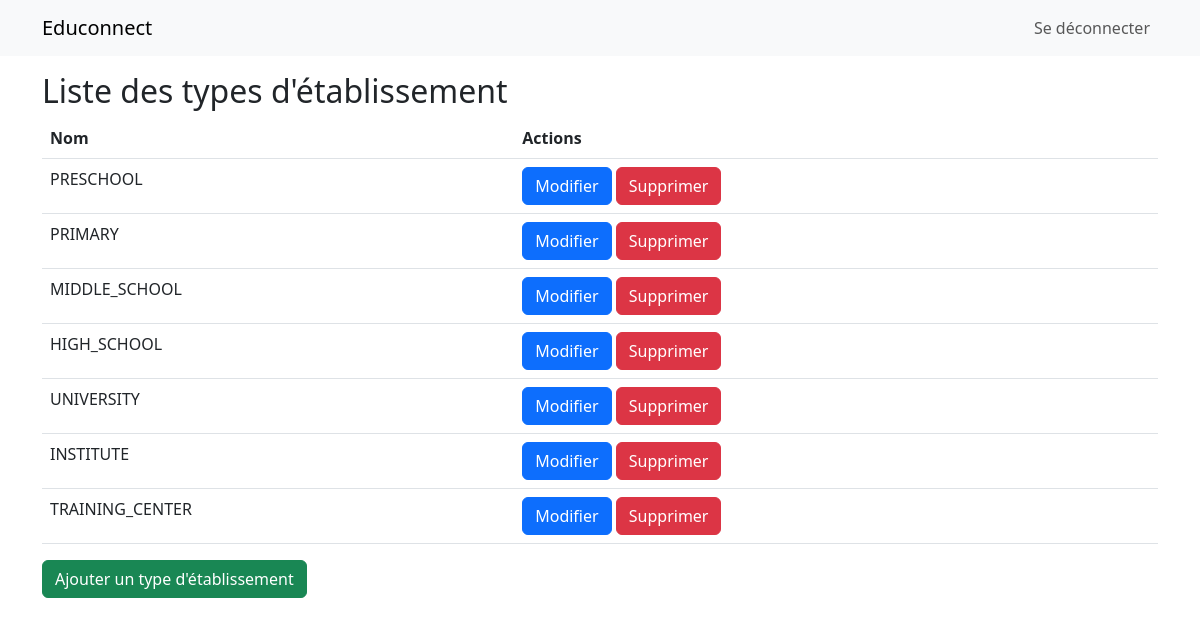
Screenshot of /establishment_types/ (signed in) with the database file from the repository.
### etablissements/models.py (models this page shows, shortened)
class EstablishmentType(models.Model):
    NAMES = (
        ('PRESCHOOL', 'Preschool'),
        ('PRIMARY', 'Primary'),
        ('MIDDLE_SCHOOL', 'Middle School'),
        ('HIGH_SCHOOL', 'High School'),
        ('UNIVERSITY', 'University'),
        ('INSTITUTE', 'Institute'),
        ('TRAINING_CENTER', 'Training Center'),
    )
    id = models.AutoField(primary_key=True)
    name = models.CharField('Name', max_length=50, choices=NAMES, unique=True)
    class Meta:
        verbose_name = 'Establishment Type'
        verbose_name_plural = 'Establishment Types'

### etablissements/views.py (the view)
# urls.py: path('establishment_types/', views.EstablishmentTypeListView, name='establishment_type_list'),
@user_passes_test(is_admin, login_url='/login/')
def EstablishmentTypeListView(request):
    establishmentTypes = EstablishmentType.objects.all()
    return render(request, 'etablissements/establishment_type_list.html', {'establishmentTypes': establishmentTypes})

### etablissements/views.py (called while the page is built)
def is_admin(user):
    return user.is_admin

### etablissements/templates/etablissements/establishment_type_list.html
{% extends 'base.html' %}
{% block content %}
  <h2>Liste des types d'établissement</h2>
  <table class="table">
    <thead>
      <tr>
        <th>Nom</th>
        <th>Actions</th>
      </tr>
    </thead>
    <tbody>
      {% for etype in establishmentTypes %}
        <tr>
          <td>{{ etype.name }}</td>
          <td>
            <a href="{% url 'establishment_type_edit' etype.pk %}" class="btn btn-primary">Modifier</a>
            <a href="{% url 'establishment_type_delete' etype.pk %}" class="btn btn-danger">Supprimer</a>
          </td>
        </tr>
      {% empty %}
        <tr>
          <td colspan="2">Aucun type d'établissement trouvé.</td>
        </tr>
      {% endfor %}
    </tbody>
  </table>
  <a href="{% url 'establishment_type_add' %}" class="btn btn-success">Ajouter un type d'établissement</a>
{% endblock %}

### rows the page displays
EstablishmentType: name "PRESCHOOL"
EstablishmentType: name "PRIMARY"
EstablishmentType: name "MIDDLE_SCHOOL"
EstablishmentType: name "HIGH_SCHOOL"
EstablishmentType: name "UNIVERSITY"
EstablishmentType: name "INSTITUTE"
EstablishmentType: name "TRAINING_CENTER"
